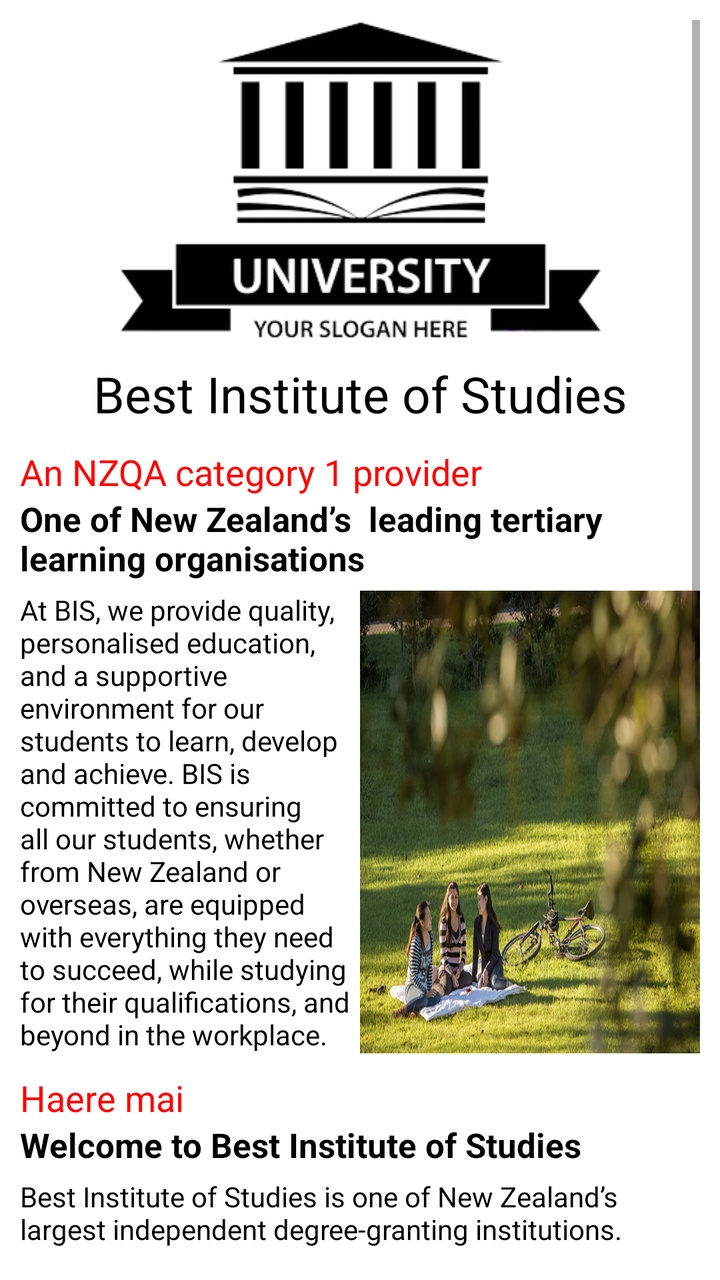
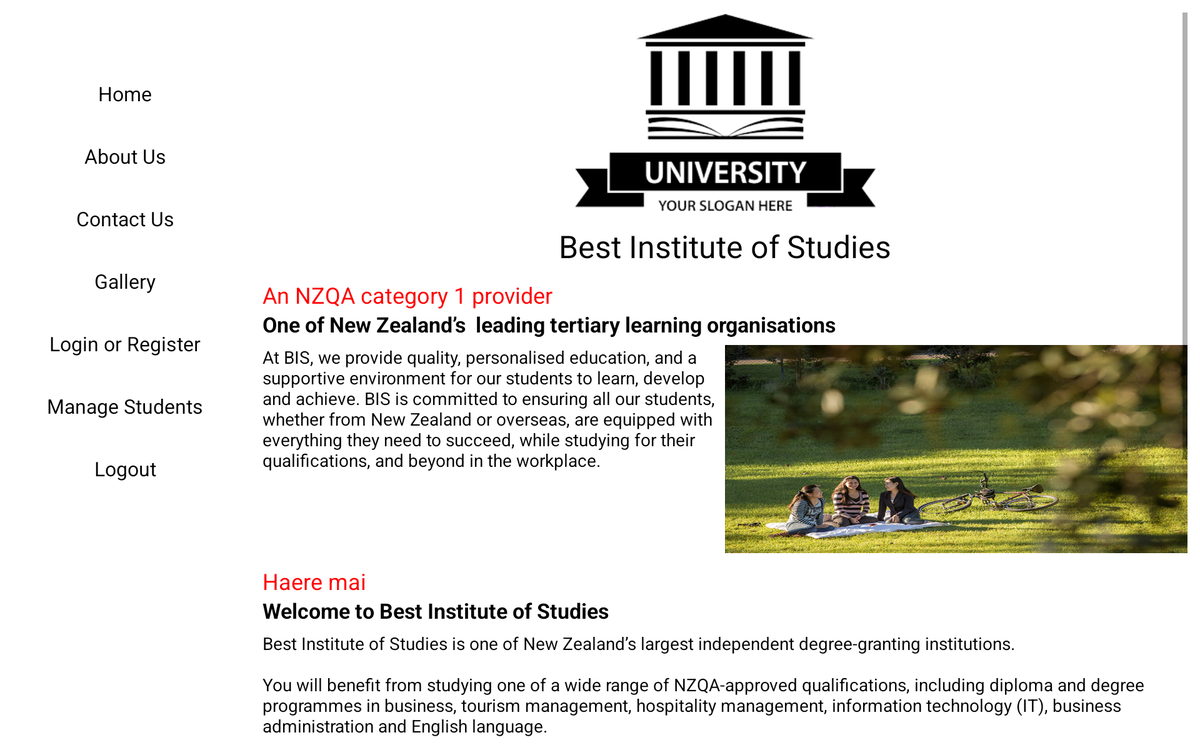

One screen, two layout resources from the same app: the default and the repository's alternative for another configuration. Each is rendered where Android would select it; the XML of both is given below.
<!-- AndroidManifest.xml: application theme Theme.BestInstituteOfStudies -->
<!-- res/layout/activity_main.xml -->
<?xml version="1.0" encoding="utf-8"?>
<androidx.constraintlayout.widget.ConstraintLayout xmlns:android="http://schemas.android.com/apk/res/android"
    xmlns:tools="http://schemas.android.com/tools"
    android:layout_width="match_parent"
    android:layout_height="match_parent"
    tools:context=".MainActivity">

    <include layout="@layout/view_main_common" />

</androidx.constraintlayout.widget.ConstraintLayout>
<!-- res/layout/view_main_common.xml (included above) -->
<?xml version="1.0" encoding="utf-8"?>
<androidx.constraintlayout.widget.ConstraintLayout xmlns:android="http://schemas.android.com/apk/res/android"
    xmlns:app="http://schemas.android.com/apk/res-auto"
    android:layout_width="match_parent"
    android:layout_height="match_parent"
    android:paddingLeft="10dp"
    android:paddingTop="10dp"
    android:paddingRight="10dp"
    android:paddingBottom="10dp">

    <ScrollView
        android:layout_width="match_parent"
        android:layout_height="match_parent">

        <LinearLayout
            android:layout_width="match_parent"
            android:layout_height="match_parent"
            android:orientation="vertical">

            <ImageView
                android:id="@+id/imageView2"
                android:layout_width="match_parent"
                android:layout_height="160dp"
                app:srcCompat="@mipmap/logo" />

            <TextView
                android:id="@+id/bis"
                android:layout_width="match_parent"
                android:layout_height="wrap_content"
                android:paddingTop="10dp"
                android:paddingBottom="10dp"
                android:text="Best Institute of Studies"
                android:textAlignment="center"
                android:textColor="#000000"
                android:textSize="25dp" />

            <TextView
                android:id="@+id/nzqa"
                android:layout_width="match_parent"
                android:layout_height="wrap_content"
                android:text="An NZQA category 1 provider"
                android:textColor="#FF0000"
                android:textSize="18dp" />

            <TextView
                android:id="@+id/leading"
                android:layout_width="match_parent"
                android:layout_height="wrap_content"
                android:text="One of New Zealand’s  leading tertiary learning organisations"
                android:textColor="#000000"
                android:textSize="17dp"
                android:textStyle="bold" />

            <LinearLayout
                android:layout_width="match_parent"
                android:layout_height="match_parent"
                android:orientation="horizontal"
                android:paddingTop="5dp"
                android:paddingBottom="10dp">

                <LinearLayout
                    android:layout_width="match_parent"
                    android:layout_height="match_parent"
                    android:layout_weight="1"
                    android:orientation="vertical">

                    <TextView
                        android:id="@+id/desc1"
                        android:layout_width="match_parent"
                        android:layout_height="wrap_content"
                        android:paddingRight="3dp"
                        android:text="At BIS, we provide quality, personalised education, and a supportive environment for our students to learn, develop and achieve. BIS is committed to ensuring all our students, whether from New Zealand or overseas, are equipped with everything they need to succeed, while studying for their qualifications, and beyond in the workplace."
                        android:textColor="#000000" />
                </LinearLayout>

                <LinearLayout
                    android:layout_width="match_parent"
                    android:layout_height="match_parent"
                    android:layout_weight="1"
                    android:orientation="vertical">

                    <ImageView
                        android:id="@+id/desc1_image"
                        android:layout_width="match_parent"
                        android:layout_height="fill_parent"
                        android:scaleType="fitXY"
                        app:srcCompat="@mipmap/students_park" />

                </LinearLayout>
            </LinearLayout>

            <TextView
                android:id="@+id/haere"
                android:layout_width="match_parent"
                android:layout_height="wrap_content"
                android:text="Haere mai"
                android:textColor="#FF0000"
                android:textSize="18dp" />

            <TextView
                android:id="@+id/welcome"
                android:layout_width="match_parent"
                android:layout_height="wrap_content"
                android:text="Welcome to Best Institute of Studies"
                android:textColor="#000000"
                android:textColorHint="#000000"
                android:textSize="17dp"
                android:textStyle="bold" />

            <TextView
                android:id="@+id/desc2"
                android:layout_width="match_parent"
                android:layout_height="wrap_content"
                android:paddingTop="5dp"
                android:paddingBottom="10dp"
                android:text="Best Institute of Studies is one of New Zealand’s largest independent degree-granting institutions.\n\nYou will benefit from studying one of a wide range of NZQA-approved qualifications, including diploma and degree programmes in business, tourism management, hospitality management, information technology (IT), business administration and English language. \n\nOur flexible three-semester system and cross credit recognition allows you to fast-track your studies and get a head start on your career. \n\nA friendly and nurturing environment balances and supports our rigorous academic programmes. At BIS you will experience expert personalised education in small classes. Whether from New Zealand or overseas, you will receive everything you need to feel comfortable and confident while studying with us – ensuring that you are well-equipped to succeed once you complete your qualification."
                android:textColor="#000000" />


            <TextView
                android:id="@+id/news"
                android:layout_width="match_parent"
                android:layout_height="wrap_content"
                android:text="News"
                android:textColor="#FF0000"
                android:textSize="18dp" />

            <TextView
                android:id="@+id/news1"
                android:layout_width="match_parent"
                android:layout_height="wrap_content"
                android:text="News: Traffic light settings for our students"
                android:textColor="#000000"
                android:textColorHint="#000000"
                android:textSize="17dp"
                android:textStyle="bold" />

            <LinearLayout
                android:layout_width="match_parent"
                android:layout_height="match_parent"
                android:paddingTop="5dp">

                <LinearLayout
                    android:layout_width="match_parent"
                    android:layout_height="match_parent"
                    android:layout_weight="1"
                    android:orientation="vertical">

                    <TextView
                        android:id="@+id/desc3"
                        android:layout_width="match_parent"
                        android:layout_height="wrap_content"
                        android:paddingRight="3dp"
                        android:text="We are now at Omicron Phase 3. This does not change the Protection Framework (Traffic Light Settings) but rather relates to how the government manages positive COVID cases and close contacts. At this level, remote work and study is still advisable. Read more to know what does this means for BIS students."
                        android:textColor="#000000" />

                    <TextView
                        android:id="@+id/readMoreTrafficLight"
                        android:layout_width="match_parent"
                        android:layout_height="wrap_content"
                        android:text="Read More" />
                </LinearLayout>

                <LinearLayout
                    android:layout_width="match_parent"
                    android:layout_height="match_parent"
                    android:layout_weight="1"
                    android:orientation="vertical">

                    <ImageView
                        android:id="@+id/desc3_image"
                        android:layout_width="match_parent"
                        android:layout_height="fill_parent"
                        android:scaleType="fitXY"
                        app:srcCompat="@mipmap/cpf" />
                </LinearLayout>
            </LinearLayout>

        </LinearLayout>
    </ScrollView>
</androidx.constraintlayout.widget.ConstraintLayout>
<!-- resources referenced by this layout -->
<resources>
  <!-- mipmap cpf: png bitmap (mipmap-xxhdpi, 169818 bytes) -->
  <!-- mipmap logo: png bitmap (mipmap-xxhdpi, 25597 bytes) -->
  <!-- mipmap students_park: png bitmap (mipmap-xxhdpi, 158967 bytes) -->
  <style name="Theme.BestInstituteOfStudies" parent="Theme.MaterialComponents.DayNight.DarkActionBar">
          
          <item name="colorPrimary">@color/purple_500</item>
          <item name="colorPrimaryVariant">@color/purple_700</item>
          <item name="colorOnPrimary">@color/white</item>
          
          <item name="colorSecondary">@color/teal_200</item>
          <item name="colorSecondaryVariant">@color/teal_700</item>
          <item name="colorOnSecondary">@color/black</item>
          
          <item name="android:statusBarColor" tools:targetApi="l">?attr/colorPrimaryVariant</item>
          
  
      </style>
</resources>
<!-- res/layout-sw600dp-land/activity_main.xml (the repository's variant of the layout above) -->
<!-- drawn on a 7-inch tablet turned sideways -->
<androidx.constraintlayout.widget.ConstraintLayout xmlns:android="http://schemas.android.com/apk/res/android"
    xmlns:app="http://schemas.android.com/apk/res-auto"
    android:layout_width="match_parent"
    android:layout_height="match_parent">

    <LinearLayout
        android:layout_width="0dp"
        android:layout_height="match_parent"
        android:layout_marginTop="50dp"
        android:orientation="vertical"
        app:layout_constraintBottom_toBottomOf="parent"
        app:layout_constraintEnd_toStartOf="@id/guideline"
        app:layout_constraintStart_toStartOf="parent"
        app:layout_constraintTop_toTopOf="parent">

        <androidx.appcompat.widget.AppCompatTextView
            android:id="@+id/tv_home"
            android:layout_width="match_parent"
            android:layout_height="50dp"
            android:gravity="center"
            android:text="Home"
            android:textColor="@color/black"
            android:textSize="16sp" />

        <androidx.appcompat.widget.AppCompatTextView
            android:id="@+id/tv_about_us"
            android:layout_width="match_parent"
            android:layout_height="50dp"
            android:gravity="center"
            android:text="About Us"
            android:textColor="@color/black"
            android:textSize="16sp" />

        <androidx.appcompat.widget.AppCompatTextView
            android:id="@+id/tv_contact_us"
            android:layout_width="match_parent"
            android:layout_height="50dp"
            android:gravity="center"
            android:text="Contact Us"
            android:textColor="@color/black"
            android:textSize="16sp" />

        <androidx.appcompat.widget.AppCompatTextView
            android:id="@+id/tv_gallery"
            android:layout_width="match_parent"
            android:layout_height="50dp"
            android:gravity="center"
            android:text="Gallery"
            android:textColor="@color/black"
            android:textSize="16sp" />

        <androidx.appcompat.widget.AppCompatTextView
            android:id="@+id/tv_login_register"
            android:layout_width="match_parent"
            android:layout_height="50dp"
            android:gravity="center"
            android:text="Login or Register"
            android:textColor="@color/black"
            android:textSize="16sp" />

        <androidx.appcompat.widget.AppCompatTextView
            android:id="@+id/tv_manage_students"
            android:layout_width="match_parent"
            android:layout_height="50dp"
            android:gravity="center"
            android:text="Manage Students"
            android:textColor="@color/black"
            android:textSize="16sp" />

        <androidx.appcompat.widget.AppCompatTextView
            android:id="@+id/tv_logout"
            android:layout_width="match_parent"
            android:layout_height="50dp"
            android:gravity="center"
            android:text="Logout"
            android:textColor="@color/black"
            android:textSize="16sp" />
    </LinearLayout>

    <androidx.constraintlayout.widget.Guideline
        android:id="@+id/guideline"
        android:layout_width="0dp"
        android:layout_height="match_parent"
        android:orientation="vertical"
        app:layout_constraintGuide_begin="200dp" />

    <LinearLayout
        android:layout_width="0dp"
        android:layout_height="match_parent"
        app:layout_constraintBottom_toBottomOf="parent"
        app:layout_constraintEnd_toEndOf="parent"
        app:layout_constraintStart_toEndOf="@id/guideline"
        app:layout_constraintTop_toTopOf="parent">

        <include layout="@layout/view_main_common" />

    </LinearLayout>
</androidx.constraintlayout.widget.ConstraintLayout>
